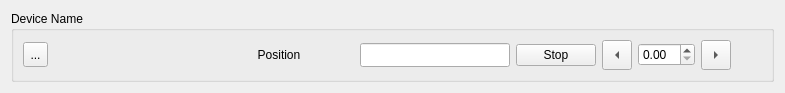
<?xml version="1.0" encoding="UTF-8"?>
<ui version="4.0">
 <class>Form</class>
 <widget class="QWidget" name="Form">
  <property name="geometry">
   <rect>
    <x>0</x>
    <y>0</y>
    <width>785</width>
    <height>91</height>
   </rect>
  </property>
  <property name="minimumSize">
   <size>
    <width>0</width>
    <height>0</height>
   </size>
  </property>
  <property name="maximumSize">
   <size>
    <width>16777215</width>
    <height>16777215</height>
   </size>
  </property>
  <property name="windowTitle">
   <string>Form</string>
  </property>
  <layout class="QVBoxLayout" name="verticalLayout">
   <item>
    <widget class="QGroupBox" name="device_box">
     <property name="title">
      <string>Device Name</string>
     </property>
     <layout class="QHBoxLayout" name="horizontalLayout">
      <item>
       <widget class="QToolButton" name="tool_button">
        <property name="sizePolicy">
         <sizepolicy hsizetype="Preferred" vsizetype="Preferred">
          <horstretch>0</horstretch>
          <verstretch>0</verstretch>
         </sizepolicy>
        </property>
        <property name="minimumSize">
         <size>
          <width>25</width>
          <height>25</height>
         </size>
        </property>
        <property name="maximumSize">
         <size>
          <width>25</width>
          <height>25</height>
         </size>
        </property>
        <property name="text">
         <string>...</string>
        </property>
       </widget>
      </item>
      <item>
       <layout class="QHBoxLayout" name="horizontalLayout_2">
        <item>
         <widget class="PositionIndicator" name="position_indicator"/>
        </item>
        <item>
         <widget class="QLabel" name="readback">
          <property name="minimumSize">
           <size>
            <width>150</width>
            <height>0</height>
           </size>
          </property>
          <property name="maximumSize">
           <size>
            <width>150</width>
            <height>16777215</height>
           </size>
          </property>
          <property name="text">
           <string>Position</string>
          </property>
          <property name="alignment">
           <set>Qt::AlignmentFlag::AlignCenter</set>
          </property>
         </widget>
        </item>
        <item>
         <widget class="QLineEdit" name="setpoint">
          <property name="minimumSize">
           <size>
            <width>150</width>
            <height>24</height>
           </size>
          </property>
          <property name="maximumSize">
           <size>
            <width>150</width>
            <height>16777215</height>
           </size>
          </property>
          <property name="alignment">
           <set>Qt::AlignmentFlag::AlignCenter</set>
          </property>
         </widget>
        </item>
       </layout>
      </item>
      <item>
       <widget class="QPushButton" name="stop">
        <property name="text">
         <string>Stop</string>
        </property>
       </widget>
      </item>
      <item>
       <widget class="QToolButton" name="tweak_left">
        <property name="minimumSize">
         <size>
          <width>30</width>
          <height>30</height>
         </size>
        </property>
        <property name="maximumSize">
         <size>
          <width>30</width>
          <height>30</height>
         </size>
        </property>
        <property name="text">
         <string>...</string>
        </property>
        <property name="iconSize">
         <size>
          <width>30</width>
          <height>30</height>
         </size>
        </property>
        <property name="arrowType">
         <enum>Qt::ArrowType::LeftArrow</enum>
        </property>
       </widget>
      </item>
      <item>
       <widget class="QDoubleSpinBox" name="step_size"/>
      </item>
      <item>
       <widget class="QToolButton" name="tweak_right">
        <property name="minimumSize">
         <size>
          <width>30</width>
          <height>30</height>
         </size>
        </property>
        <property name="maximumSize">
         <size>
          <width>30</width>
          <height>30</height>
         </size>
        </property>
        <property name="text">
         <string>...</string>
        </property>
        <property name="iconSize">
         <size>
          <width>30</width>
          <height>30</height>
         </size>
        </property>
        <property name="arrowType">
         <enum>Qt::ArrowType::RightArrow</enum>
        </property>
       </widget>
      </item>
      <item>
       <widget class="SpinnerWidget" name="spinner_widget">
        <property name="minimumSize">
         <size>
          <width>25</width>
          <height>25</height>
         </size>
        </property>
        <property name="maximumSize">
         <size>
          <width>25</width>
          <height>25</height>
         </size>
        </property>
       </widget>
      </item>
     </layout>
    </widget>
   </item>
  </layout>
 </widget>
 <customwidgets>
  <customwidget>
   <class>SpinnerWidget</class>
   <extends>QWidget</extends>
   <header>spinner_widget</header>
  </customwidget>
  <customwidget>
   <class>PositionIndicator</class>
   <extends>QWidget</extends>
   <header>position_indicator</header>
  </customwidget>
 </customwidgets>
 <resources/>
 <connections/>
</ui>
